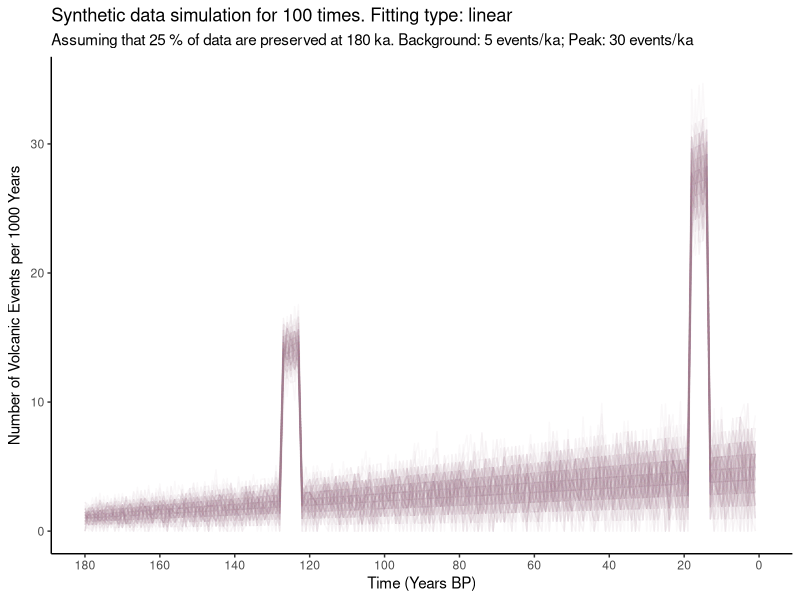

R code for this plot:
## ---- chunk 1
knitr::opts_chunk$set(echo = TRUE)
## ---- chunk 2
synthetic_gen <- function(background, peak){
  
  bg <- background
  pk <- peak
  
  library(ggplot2)
  
  # Initiating a new data.frame for the synthetic data
  syn <- data.frame(ka = c(1:180))
  syn$yearsBP <- NA
  for (i in 1:nrow(syn)){
    syn$yearsBP[i] <- syn$ka[i] * 1000
  }
  
  # Generating the synthetic data
  # method:
  # 1) Background noise = 5 +/- 4;
  #    The variation is based on the normal distribution
  #    using rnorm(1, mean=5, sd=2) function with as.integer()function
  #    which is: as.integer(rnorm(1, mean=5, sd=2))
  # 2) Peaks at interglacial periods:
  #    when ka -> (14, 18) OR (123, 127)
  # 3) Data at peaks = 30 +/- 5
  #    which is: as.integer(rnorm(1, mean=30, sd=2.5))
  syn$events <- NA
  
  for (i in 1:nrow(syn)){
    if(isTRUE(i>=14 && i<=18) || isTRUE(i>=123 && i<=127)){
      syn$events[i] <- as.integer(rnorm(1, mean=pk, sd=2.5))
    } else {
      syn$events[i] <- as.integer(rnorm(1, mean=bg, sd=2))
    }
  }
  
  # plot to see the synthetic data
  
  plot <- ggplot()+
    geom_line(data=syn, aes(x=syn$ka, y=syn$events))+
    scale_x_reverse(limits = c(180, 0),breaks = scales::pretty_breaks(n = 18)) +
    ggtitle("Synthetic data") +
    theme(panel.grid.major = element_blank(), panel.grid.minor = element_blank(),
          panel.background = element_blank(), axis.line = element_line(colour = "black"))+
    labs(y = "Events",
         x = "Ka")
  
  plot
  
  return(syn)
}

## ---- chunk 3
mc_syn <- function(type, p, run, background, peak){
  
  require(stringdist)
  
  #df <- syn
  #p <- 0.1
  #run <- 100
  
  
  bg <- background
  pk <- peak
  #type <-"linear"
  
  # Initiating the output data frame
  output <- data.frame(ka = c(1:180))
  
  if(type %in% "linear"){
    
    for(mc in 1:run){
      # generate a new synthetic dataset
      df <- synthetic_gen(bg, pk)
      
      # calculate the number of events preserved in each time period
      output$nextrun <- NA
      df$prob <- NA
      
      # In the linear case, the fitting curve y = kx + b passes through (0,1) and (180, p)
      # Therefore:
      # b = 1 and 180k + 1 = p
      # solve: k = (p-1)/180
      # And the curve is: y = (p-1) * x / 180 + 1 where y is the prob and x is ka
      # And the number of preserved events is y * df$events[i]
      
      for (i in 1:nrow(output)){
        df$prob[i] <- (p-1) * df$ka[i] / 180 + 1
        output$nextrun[i] <- ((p-1) * output$ka[i] / 180 + 1) * df$events[i]
      }

      
      # set the column name
      names(output)[mc+1] <- paste("Simu",toString(mc), sep = " ", collapse = NULL)

    }
    # plot
    maint <- paste("Synthetic data simulation for", toString(run), "times. Fitting type:", type)
    subt <- paste("Assuming that", toString(p*100), "% of data are preserved at 180 ka. Background:", toString(bg), "events/ka; Peak:", toString(pk), "events/ka")
    last <- run + 1
    plot <- ggplot()
    for(i in 2:last){
      gg.data <- data.frame(Time=output[,1], Events=output[,i])
      plot<- plot+
        geom_line(data=gg.data, aes(x=Time, y=Events),size = 0.5, colour="#A67C94", alpha = 0.05) 
    }
    
    plot <- plot + scale_x_reverse(limits = c(180, 0.1),breaks = scales::pretty_breaks(n = 9)) +
      ggtitle(maint, subt) +
      theme(panel.grid.major = element_blank(), panel.grid.minor = element_blank(),
            panel.background = element_blank(), axis.line = element_line(colour = "black"))+
      scale_y_continuous(name = expression("Number of Volcanic Events per 1000 Years"), limits = c(0, 35))+
      labs(y = "Counts",
           x = "Time (Years BP)",
           colour = "Parameter")
    print(plot)
    
    # return data
    return(output)
    
  } else if (type %in% "inverse"){
    for(mc in 1:run){
      # generate a new synthetic dataset
      df <- synthetic_gen(bg, pk)
      
      # calculate the number of events preserved in each time period
      output$nextrun <- NA
      df$prob <- NA
      
      # In the linear case, the fitting curve y = k/(x + b) passes through (0,1) and (180, p)
      # Therefore:
      # b = -k and k/(180 + k) = p
      # solve: k = 180*p/(1 - p)
      # And the curve is: y = (180 * p / (1 - p))/ (x + (180 * p / (1 - p)))
      # where y is the prob and x is ka
      # And the number of preserved events is y * df$events[i]
      
      for (i in 1:nrow(output)){
        df$prob[i] <- (180 * p / (1 - p))/ (df$ka[i] + (180 * p / (1 - p)))
        output$nextrun[i] <- df$prob[i] * df$events[i]
      }
      
      
      # set the column name
      names(output)[mc+1] <- paste("Simu",toString(mc), sep = " ", collapse = NULL)
      
    }
    # plot
    maint <- paste("Synthetic data simulation for", toString(run), "times. Fitting type:", type, "proportional")
    subt <- paste("Assuming that", toString(p*100), "% of data are preserved at 180 ka. Background:", toString(bg), "events/ka; Peak:", toString(pk), "events/ka")
    last <- run + 1
    plot <- ggplot()
    for(i in 2:last){
      gg.data <- data.frame(Time=output[,1], Events=output[,i])
      plot<- plot+
        geom_line(data=gg.data, aes(x=Time, y=Events),size = 0.5, colour="#A67C94", alpha = 0.05) 
    }
    
    plot <- plot + scale_x_reverse(limits = c(180, 0.1),breaks = scales::pretty_breaks(n = 9)) +
      ggtitle(maint, subt) +
      theme(panel.grid.major = element_blank(), panel.grid.minor = element_blank(),
            panel.background = element_blank(), axis.line = element_line(colour = "black"))+
      scale_y_continuous(name = expression("Number of Volcanic Events per 1000 Years"), limits = c(0, 35))+
      labs(y = "Counts",
           x = "Time (Years BP)",
           colour = "Parameter")
    print(plot)
    
    # return data
    return(output)

  } else if (type %in% "log"){
    
    # for convenience in natural log calculation, we use probability of DROPPING instead of KEEPING
    # so we need to initiating a new var called p1
    
    p1 <- 1 - p
    
    for(mc in 1:run){
      # generate a new synthetic dataset
      df <- synthetic_gen(bg, pk)
      
      # calculate the number of events preserved in each time period
      output$nextrun <- NA
      df$prob <- NA
      
      # In the natural log case, the fitting curve y = ln(x+b)/k passes through (0,1) and (180, p1)
      # detailed calculation could be found on the github folder named naturalLog.png
      # And the curve is: y = ln(x+1)/(5.198/p1)
      # And the number of preserved events is (1-y) * df$events[i]
      
      for (i in 1:nrow(output)){
        df$prob[i] <- 1- (log(df$ka[i] + 1) / (5.198 / p1))
        output$nextrun[i] <- df$prob[i] * df$events[i]
      }
      
      
      # set the column name
      names(output)[mc+1] <- paste("Simu",toString(mc), sep = " ", collapse = NULL)
      
    }
    # plot
    maint <- paste("Synthetic data simulation for", toString(run), "times. Fitting type: natural", type)
    subt <- paste("Assuming that", toString(p*100), "% of data are preserved at 180 ka. Background:", toString(bg), "events/ka; Peak:", toString(pk), "events/ka")
    last <- run + 1
    plot <- ggplot()
    for(i in 2:last){
      gg.data <- data.frame(Time=output[,1], Events=output[,i])
      plot<- plot+
        geom_line(data=gg.data, aes(x=Time, y=Events),size = 0.5, colour="#A67C94", alpha = 0.05) 
    }
    
    plot <- plot + scale_x_reverse(limits = c(180, 0.1),breaks = scales::pretty_breaks(n = 9)) +
      ggtitle(maint, subt) +
      theme(panel.grid.major = element_blank(), panel.grid.minor = element_blank(),
            panel.background = element_blank(), axis.line = element_line(colour = "black"))+
      scale_y_continuous(name = expression("Number of Volcanic Events per 1000 Years"), limits = c(0, 35))+
      labs(y = "Counts",
           x = "Time (Years BP)",
           colour = "Parameter")
    print(plot)
    
    # return data
    return(output)
    
  } else {
    error <- "Fitting curve options: linear, log or inverse"
    print(error)
    return(NA)
  }
  
  
}
## ---- chunk 4
linearDF <- mc_syn("linear", 0.25, 100, 5, 30)
